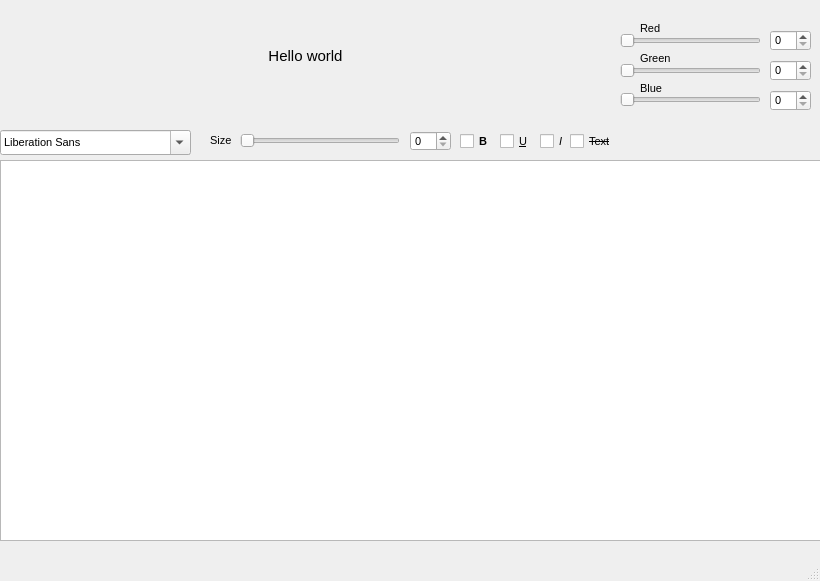
<?xml version="1.0" encoding="UTF-8"?>
<ui version="4.0">
 <class>MainWindow</class>
 <widget class="QMainWindow" name="MainWindow">
  <property name="geometry">
   <rect>
    <x>0</x>
    <y>0</y>
    <width>820</width>
    <height>581</height>
   </rect>
  </property>
  <property name="font">
   <font>
    <pointsize>11</pointsize>
    <weight>50</weight>
    <italic>false</italic>
    <bold>false</bold>
    <underline>false</underline>
   </font>
  </property>
  <property name="windowTitle">
   <string>MainWindow</string>
  </property>
  <widget class="QWidget" name="centralwidget">
   <widget class="QTextEdit" name="textEdit">
    <property name="geometry">
     <rect>
      <x>0</x>
      <y>160</y>
      <width>821</width>
      <height>381</height>
     </rect>
    </property>
    <property name="font">
     <font>
      <underline>false</underline>
     </font>
    </property>
   </widget>
   <widget class="QFontComboBox" name="fontComboBox">
    <property name="geometry">
     <rect>
      <x>0</x>
      <y>130</y>
      <width>191</width>
      <height>25</height>
     </rect>
    </property>
    <property name="font">
     <font>
      <pointsize>8</pointsize>
      <weight>50</weight>
      <bold>false</bold>
      <underline>false</underline>
     </font>
    </property>
   </widget>
   <widget class="QCheckBox" name="checkBox_1">
    <property name="geometry">
     <rect>
      <x>460</x>
      <y>130</y>
      <width>31</width>
      <height>23</height>
     </rect>
    </property>
    <property name="font">
     <font>
      <pointsize>8</pointsize>
      <weight>75</weight>
      <bold>true</bold>
      <underline>false</underline>
     </font>
    </property>
    <property name="text">
     <string>B</string>
    </property>
   </widget>
   <widget class="QCheckBox" name="checkBox_2">
    <property name="geometry">
     <rect>
      <x>500</x>
      <y>130</y>
      <width>31</width>
      <height>23</height>
     </rect>
    </property>
    <property name="font">
     <font>
      <pointsize>8</pointsize>
      <underline>true</underline>
     </font>
    </property>
    <property name="text">
     <string>U</string>
    </property>
   </widget>
   <widget class="QCheckBox" name="checkBox_3">
    <property name="geometry">
     <rect>
      <x>540</x>
      <y>130</y>
      <width>31</width>
      <height>23</height>
     </rect>
    </property>
    <property name="font">
     <font>
      <pointsize>8</pointsize>
      <italic>true</italic>
      <underline>false</underline>
     </font>
    </property>
    <property name="text">
     <string>I</string>
    </property>
   </widget>
   <widget class="QCheckBox" name="checkBox_4">
    <property name="geometry">
     <rect>
      <x>570</x>
      <y>130</y>
      <width>41</width>
      <height>23</height>
     </rect>
    </property>
    <property name="font">
     <font>
      <pointsize>8</pointsize>
      <weight>50</weight>
      <italic>false</italic>
      <bold>false</bold>
      <underline>false</underline>
      <strikeout>true</strikeout>
     </font>
    </property>
    <property name="text">
     <string>Text</string>
    </property>
   </widget>
   <widget class="QSlider" name="horizontalSlider_2">
    <property name="geometry">
     <rect>
      <x>620</x>
      <y>31</y>
      <width>141</width>
      <height>20</height>
     </rect>
    </property>
    <property name="orientation">
     <enum>Qt::Horizontal</enum>
    </property>
   </widget>
   <widget class="QSlider" name="horizontalSlider_3">
    <property name="geometry">
     <rect>
      <x>620</x>
      <y>60</y>
      <width>141</width>
      <height>21</height>
     </rect>
    </property>
    <property name="orientation">
     <enum>Qt::Horizontal</enum>
    </property>
   </widget>
   <widget class="QSlider" name="horizontalSlider_4">
    <property name="geometry">
     <rect>
      <x>620</x>
      <y>90</y>
      <width>141</width>
      <height>20</height>
     </rect>
    </property>
    <property name="orientation">
     <enum>Qt::Horizontal</enum>
    </property>
   </widget>
   <widget class="QWidget" name="gridLayoutWidget">
    <property name="geometry">
     <rect>
      <x>0</x>
      <y>0</y>
      <width>611</width>
      <height>111</height>
     </rect>
    </property>
    <layout class="QGridLayout" name="gridLayout">
     <item row="0" column="0">
      <widget class="QLabel" name="label">
       <property name="font">
        <font>
         <weight>50</weight>
         <bold>false</bold>
         <underline>false</underline>
        </font>
       </property>
       <property name="text">
        <string>Hello world</string>
       </property>
       <property name="alignment">
        <set>Qt::AlignCenter</set>
       </property>
      </widget>
     </item>
    </layout>
   </widget>
   <widget class="QLabel" name="label_2">
    <property name="geometry">
     <rect>
      <x>640</x>
      <y>20</y>
      <width>54</width>
      <height>16</height>
     </rect>
    </property>
    <property name="font">
     <font>
      <pointsize>8</pointsize>
      <weight>50</weight>
      <bold>false</bold>
      <underline>false</underline>
     </font>
    </property>
    <property name="text">
     <string>Red</string>
    </property>
   </widget>
   <widget class="QLabel" name="label_3">
    <property name="geometry">
     <rect>
      <x>640</x>
      <y>50</y>
      <width>41</width>
      <height>16</height>
     </rect>
    </property>
    <property name="font">
     <font>
      <pointsize>8</pointsize>
      <weight>50</weight>
      <bold>false</bold>
      <underline>false</underline>
     </font>
    </property>
    <property name="text">
     <string>Green</string>
    </property>
   </widget>
   <widget class="QLabel" name="label_4">
    <property name="geometry">
     <rect>
      <x>640</x>
      <y>80</y>
      <width>54</width>
      <height>17</height>
     </rect>
    </property>
    <property name="font">
     <font>
      <pointsize>8</pointsize>
      <weight>50</weight>
      <bold>false</bold>
      <underline>false</underline>
     </font>
    </property>
    <property name="text">
     <string>Blue</string>
    </property>
   </widget>
   <widget class="QSlider" name="horizontalSlider_1">
    <property name="geometry">
     <rect>
      <x>240</x>
      <y>125</y>
      <width>160</width>
      <height>31</height>
     </rect>
    </property>
    <property name="orientation">
     <enum>Qt::Horizontal</enum>
    </property>
   </widget>
   <widget class="QSpinBox" name="spinBox_1">
    <property name="geometry">
     <rect>
      <x>410</x>
      <y>131</y>
      <width>41</width>
      <height>20</height>
     </rect>
    </property>
    <property name="font">
     <font>
      <pointsize>8</pointsize>
     </font>
    </property>
   </widget>
   <widget class="QLabel" name="label_5">
    <property name="geometry">
     <rect>
      <x>210</x>
      <y>130</y>
      <width>31</width>
      <height>21</height>
     </rect>
    </property>
    <property name="font">
     <font>
      <pointsize>8</pointsize>
     </font>
    </property>
    <property name="text">
     <string>Size</string>
    </property>
   </widget>
   <widget class="QSpinBox" name="spinBox_2">
    <property name="geometry">
     <rect>
      <x>770</x>
      <y>30</y>
      <width>41</width>
      <height>21</height>
     </rect>
    </property>
    <property name="font">
     <font>
      <pointsize>8</pointsize>
     </font>
    </property>
   </widget>
   <widget class="QSpinBox" name="spinBox_3">
    <property name="geometry">
     <rect>
      <x>770</x>
      <y>60</y>
      <width>41</width>
      <height>21</height>
     </rect>
    </property>
    <property name="font">
     <font>
      <pointsize>8</pointsize>
     </font>
    </property>
   </widget>
   <widget class="QSpinBox" name="spinBox_4">
    <property name="geometry">
     <rect>
      <x>770</x>
      <y>90</y>
      <width>41</width>
      <height>21</height>
     </rect>
    </property>
    <property name="font">
     <font>
      <pointsize>8</pointsize>
     </font>
    </property>
   </widget>
  </widget>
  <widget class="QMenuBar" name="menubar">
   <property name="geometry">
    <rect>
     <x>0</x>
     <y>0</y>
     <width>820</width>
     <height>27</height>
    </rect>
   </property>
  </widget>
  <widget class="QStatusBar" name="statusbar"/>
 </widget>
 <resources/>
 <connections/>
</ui>
